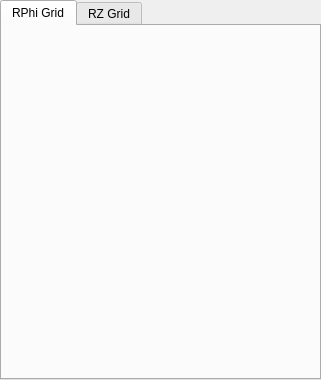
<ui version="4.0" >
 <class>IggiControlCenter</class>
 <widget class="QTabWidget" name="IggiControlCenter" >
  <property name="geometry" >
   <rect>
    <x>0</x>
    <y>0</y>
    <width>321</width>
    <height>380</height>
   </rect>
  </property>
  <property name="windowTitle" >
   <string>ControlCenter</string>
  </property>
  <property name="currentIndex" >
   <number>0</number>
  </property>
  <widget class="QWidget" name="tab" >
   <property name="geometry" >
    <rect>
     <x>0</x>
     <y>0</y>
     <width>317</width>
     <height>353</height>
    </rect>
   </property>
   <attribute name="title" >
    <string>RPhi Grid</string>
   </attribute>
  </widget>
  <widget class="QWidget" name="tab" >
   <property name="geometry" >
    <rect>
     <x>0</x>
     <y>0</y>
     <width>455</width>
     <height>460</height>
    </rect>
   </property>
   <attribute name="title" >
    <string>RZ Grid</string>
   </attribute>
  </widget>
 </widget>
 <resources/>
 <connections/>
</ui>
